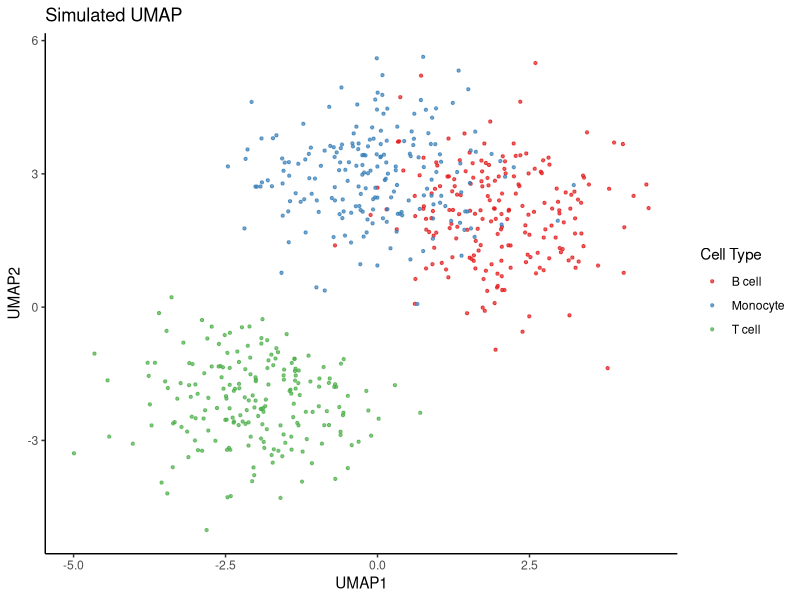
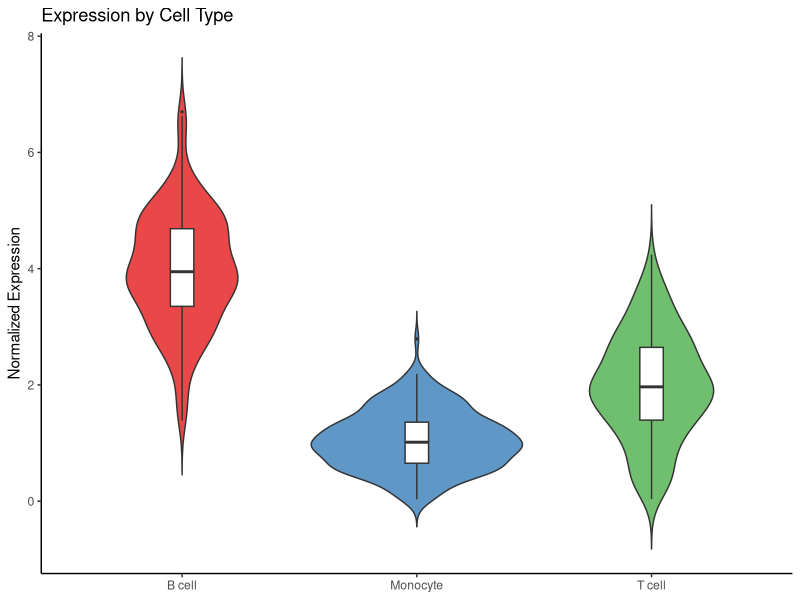
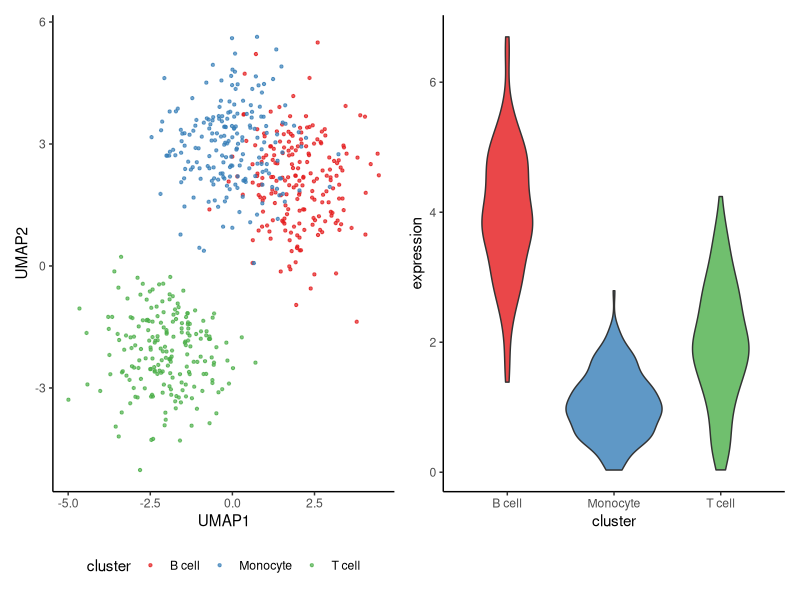

These figures' R source, in order:
## ---- chunk 1
#| label: setup
#| eval: true
#| code-fold: false
#| warning: false
library(ggplot2)
library(patchwork)
## ---- chunk 2
#| label: scatter
#| fig-cap: "Simulated UMAP-like scatter plot"
#| fig-width: 7
#| fig-height: 5
#| eval: true
#| code-fold: false

set.seed(42)
df <- data.frame(
  UMAP1  = c(rnorm(200, -2), rnorm(200, 2), rnorm(200, 0)),
  UMAP2  = c(rnorm(200, -2), rnorm(200, 2), rnorm(200, 3)),
  cluster = rep(c("T cell", "B cell", "Monocyte"), each = 200)
)

ggplot(df, aes(x = UMAP1, y = UMAP2, color = cluster)) +
  geom_point(size = 0.8, alpha = 0.7) +
  scale_color_brewer(palette = "Set1") +
  theme_classic() +
  labs(title = "Simulated UMAP", color = "Cell Type")
## ---- chunk 3
#| label: violin
#| fig-cap: "Gene expression by cluster"
#| fig-width: 7
#| fig-height: 4

df$expression <- c(
  abs(rnorm(200, 2, 1)),
  abs(rnorm(200, 4, 1)),
  abs(rnorm(200, 1, 0.5))
)

ggplot(df, aes(x = cluster, y = expression, fill = cluster)) +
  geom_violin(trim = FALSE, alpha = 0.8) +
  geom_boxplot(width = 0.1, fill = "white", outlier.size = 0.5) +
  scale_fill_brewer(palette = "Set1") +
  theme_classic() +
  labs(title = "Expression by Cell Type", 
       x = NULL, y = "Normalized Expression") +
  theme(legend.position = "none")
## ---- chunk 4
#| label: combined
#| fig-cap: "Combined layout with patchwork"
#| fig-width: 12
#| fig-height: 5

p1 <- ggplot(df, aes(x = UMAP1, y = UMAP2, color = cluster)) +
  geom_point(size = 0.8, alpha = 0.7) +
  scale_color_brewer(palette = "Set1") +
  theme_classic() +
  theme(legend.position = "bottom")

p2 <- ggplot(df, aes(x = cluster, y = expression, fill = cluster)) +
  geom_violin(alpha = 0.8) +
  scale_fill_brewer(palette = "Set1") +
  theme_classic() +
  theme(legend.position = "none")

p1 | p2
## ---- chunk 5
#| label: session
#| eval: true
sessionInfo()
